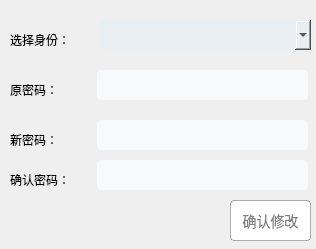
<?xml version="1.0" encoding="UTF-8"?>
<ui version="4.0">
 <class>ChangePswd</class>
 <widget class="QWidget" name="ChangePswd">
  <property name="geometry">
   <rect>
    <x>0</x>
    <y>0</y>
    <width>316</width>
    <height>249</height>
   </rect>
  </property>
  <property name="windowTitle">
   <string>ChangePswd</string>
  </property>
  <widget class="QLabel" name="passwordLabel">
   <property name="geometry">
    <rect>
     <x>10</x>
     <y>80</y>
     <width>61</width>
     <height>20</height>
    </rect>
   </property>
   <property name="text">
    <string>原密码：</string>
   </property>
  </widget>
  <widget class="QLineEdit" name="OriginalPasswordLineEdit">
   <property name="geometry">
    <rect>
     <x>97</x>
     <y>70</y>
     <width>211</width>
     <height>30</height>
    </rect>
   </property>
   <property name="minimumSize">
    <size>
     <width>200</width>
     <height>30</height>
    </size>
   </property>
   <property name="font">
    <font>
     <pointsize>-1</pointsize>
     <weight>75</weight>
     <bold>true</bold>
    </font>
   </property>
   <property name="styleSheet">
    <string notr="true">background: #f7f9fa;
border-radius: 4px;
padding-left: 2px;
font-size: 14px;
color: rgba(0,0,0,0.3);</string>
   </property>
   <property name="echoMode">
    <enum>QLineEdit::Password</enum>
   </property>
  </widget>
  <widget class="QLabel" name="passwordLabel_2">
   <property name="geometry">
    <rect>
     <x>10</x>
     <y>130</y>
     <width>61</width>
     <height>20</height>
    </rect>
   </property>
   <property name="text">
    <string>新密码：</string>
   </property>
  </widget>
  <widget class="QLineEdit" name="NewPasswordLineEdit">
   <property name="geometry">
    <rect>
     <x>97</x>
     <y>120</y>
     <width>211</width>
     <height>30</height>
    </rect>
   </property>
   <property name="minimumSize">
    <size>
     <width>200</width>
     <height>30</height>
    </size>
   </property>
   <property name="font">
    <font>
     <pointsize>-1</pointsize>
     <weight>75</weight>
     <bold>true</bold>
    </font>
   </property>
   <property name="styleSheet">
    <string notr="true">background: #f7f9fa;
border-radius: 4px;
padding-left: 2px;
font-size: 14px;
color: rgba(0,0,0,0.3);</string>
   </property>
   <property name="echoMode">
    <enum>QLineEdit::Password</enum>
   </property>
  </widget>
  <widget class="QLabel" name="passwordLabel_3">
   <property name="geometry">
    <rect>
     <x>10</x>
     <y>170</y>
     <width>61</width>
     <height>20</height>
    </rect>
   </property>
   <property name="text">
    <string>确认密码：</string>
   </property>
  </widget>
  <widget class="QLineEdit" name="ConfirmPasswordLineEdit">
   <property name="geometry">
    <rect>
     <x>97</x>
     <y>160</y>
     <width>211</width>
     <height>30</height>
    </rect>
   </property>
   <property name="minimumSize">
    <size>
     <width>200</width>
     <height>30</height>
    </size>
   </property>
   <property name="font">
    <font>
     <pointsize>-1</pointsize>
     <weight>75</weight>
     <bold>true</bold>
    </font>
   </property>
   <property name="styleSheet">
    <string notr="true">background: #f7f9fa;
border-radius: 4px;
padding-left: 2px;
font-size: 14px;
color: rgba(0,0,0,0.3);</string>
   </property>
   <property name="echoMode">
    <enum>QLineEdit::Password</enum>
   </property>
  </widget>
  <widget class="QPushButton" name="ConfirmChangePushButton">
   <property name="geometry">
    <rect>
     <x>230</x>
     <y>200</y>
     <width>81</width>
     <height>41</height>
    </rect>
   </property>
   <property name="styleSheet">
    <string notr="true">background: white;
border: 1px solid rgba(0,0,0,0.3);
border-radius: 4px;
color: rgba(0,0,0,0.5);
font-size: 14px;</string>
   </property>
   <property name="text">
    <string>确认修改</string>
   </property>
   <property name="iconSize">
    <size>
     <width>25</width>
     <height>16</height>
    </size>
   </property>
  </widget>
  <widget class="QComboBox" name="info_comboBox">
   <property name="geometry">
    <rect>
     <x>100</x>
     <y>20</y>
     <width>211</width>
     <height>30</height>
    </rect>
   </property>
   <property name="minimumSize">
    <size>
     <width>110</width>
     <height>30</height>
    </size>
   </property>
   <property name="styleSheet">
    <string notr="true">background: #e9eef2;
border-radius: 4px;
padding-left: 3px;
font-size: 14px;
color: rgba(0,0,0,0.8);
border: 0px;</string>
   </property>
  </widget>
  <widget class="QLabel" name="passwordLabel_4">
   <property name="geometry">
    <rect>
     <x>10</x>
     <y>30</y>
     <width>71</width>
     <height>20</height>
    </rect>
   </property>
   <property name="text">
    <string>选择身份：</string>
   </property>
  </widget>
 </widget>
 <layoutdefault spacing="6" margin="11"/>
 <resources/>
 <connections>
  <connection>
   <sender>ConfirmChangePushButton</sender>
   <signal>clicked()</signal>
   <receiver>ChangePswd</receiver>
   <slot>confirmChangePswd()</slot>
   <hints>
    <hint type="sourcelabel">
     <x>266</x>
     <y>164</y>
    </hint>
    <hint type="destinationlabel">
     <x>354</x>
     <y>171</y>
    </hint>
   </hints>
  </connection>
 </connections>
 <slots>
  <slot>confirmChangePswd()</slot>
 </slots>
</ui>
